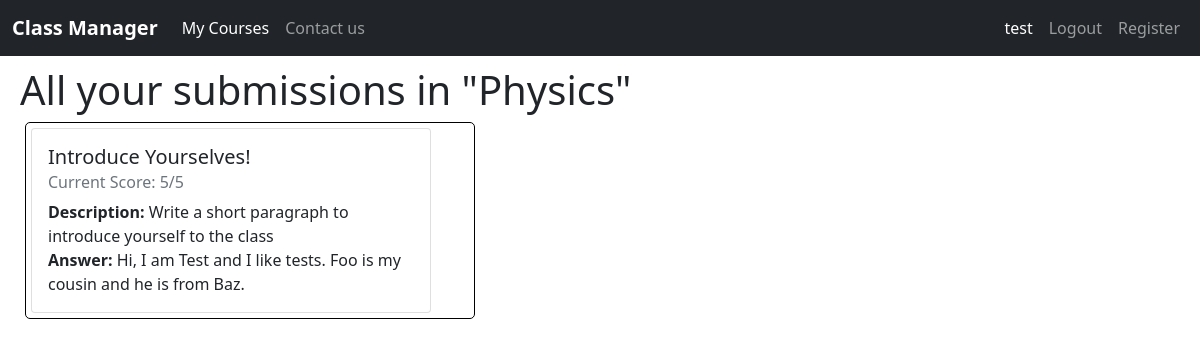
/view/submissions/1 (signed in), run on the app's committed database.
### classmanager/models.py (models this page shows, shortened)
class User(AbstractUser):
    is_student = models.BooleanField(default=False)
    is_instructor = models.BooleanField(default=False)

class Course(models.Model):
    instructor = models.ForeignKey(Instructor, on_delete=models.CASCADE)
    name = models.CharField(max_length=255, blank=False, default=None)
    is_active = models.BooleanField(default=True)
    date_created = models.DateTimeField(auto_now_add=True)
    DEPARTMENTS = [
        ("Math", "Math"), ("English", "English"),
        ("Science", "Science"), ("Technology", "Technology"),
        ("Law", "Law"), ("Art", "Art"),
        ("Business", "Business"), ("Health", "Health")
    ]
    department = models.CharField(max_length=20, choices=DEPARTMENTS, default="Other")
    description = models.TextField(max_length=1000, default=None, blank=True)
    credits = models.PositiveIntegerField(default=2)
    length = models.PositiveIntegerField(default=10)

class Submission(models.Model):
    assignment = models.ForeignKey(Assignment, on_delete=models.CASCADE)
    student = models.ForeignKey(Student, on_delete=models.CASCADE)
    score = models.PositiveIntegerField(default=0)
    text = models.TextField(max_length=1000)
    date_submitted = models.DateField(auto_now_add=True)

class Assignment(models.Model):
    title = models.TextField(max_length=255, blank=False)
    course = models.ForeignKey(Course, on_delete=models.CASCADE)
    file_url = models.URLField(blank=True, max_length=200)
    description = models.TextField(max_length=1000, blank=True)
    date_created = models.DateField(auto_now_add=True)
    due_date = models.DateField(blank=False, default=date.today() + timedelta(days=3))
    points = models.PositiveIntegerField(default=1)

### classmanager/views.py (the view)
# urls.py: path("view/submissions/<int:course_id>", views.view_all_submissions, name="view-all-submissions"),
@login_required
def view_all_submissions(request, course_id):
    context = {}
    if not request.user.is_student:
        context["failure_message"] = "Sorry you cannot access this page"
        return render(request, "classmanager/failure.html", context)
    try:
        course = Course.objects.get(pk=course_id)
        student = Student.objects.get(pk=request.user)
        submissions = Submission.objects.filter(assignment__course=course, student=student).order_by("-date_submitted")
    except Course.DoesNotExist or Student.DoesNotExist:
        context["failure_message"] = "Sorry but records do not exist for this student/course"
        return render(request, "classmanager/failure.html", context)
    else:
        context["course"] = course
        context["student"] = student
        context["submissions"] = submissions
        return render(request, "classmanager/view_all_submissions.html", context)

### classmanager/templates/classmanager/view_all_submissions.html
{% extends "classmanager/layout.html" %}
{% block body %}
<h1>All your submissions in "{{course.name}}"</h1>
<div class="course-section">
  {% for submission in submissions %}
  <div class="card" style="max-width: 400px;">
    <div class="card-body">
      <h5 class="card-title">{{submission.assignment.title}}</h5>
      <h6 class="card-subtitle mb-2 text-muted">Current Score: {{submission.score}}/{{submission.assignment.points}}</h6>
      <p class="card-text">
        <strong>Description:</strong> {{submission.assignment.description}} <br>
        <strong>Answer:</strong> {{submission.text}} <br>
      </p>
    </div>
  </div>
  {% empty %}
  <div class="card">
    <div class="card-body">
      You have not yet submitted anything in this class.
    </div>
  </div>
  {% endfor %}
</div>
{% endblock body %}

### classmanager/templates/classmanager/layout.html (shortened to what this page needs)
{% load static %}
<!DOCTYPE html>
<html lang="en">
<head>
    <link rel="stylesheet" href="{% static 'classmanager/styles.css' %}">
    <link href="https://cdn.jsdelivr.net/npm/bootstrap@5.0.2/dist/css/bootstrap.min.css" rel="stylesheet"
>
</head>
<body>
    <nav class="navbar navbar-expand-lg navbar-dark bg-dark">
        <div class="container-fluid">
            <a class="navbar-brand" href="{% url 'index' %}"><b>Class Manager</b></a>
            <div class="collapse navbar-collapse justify-content-between" id="navbarNavAltMarkup">
                <div class="navbar-nav">
                    {% block left-nav %}
                    {% if user.is_student %}
                    <a class="nav-link active" aria-current="page" href="{% url 'view-joined-courses' %}">My Courses</a>
                    {% endif %}
                    {% endblock left-nav %}
                    <a class="nav-link" href="{% url 'contact_us' %}">Contact us</a>
                </div>
            </div>
            <div class="collapse navbar-collapse justify-content-end" id="navbarNavAltMarkup">
                <div class="navbar-nav">
                    {% if user.is_authenticated %}
                    <a class="nav-link active" aria-current="page"
                        href="{% url 'view-my-profile' %}">{{user.username}}</a>
                    <a class="nav-link" href="{% url 'logout' %}">Logout</a>
                    {% else %}
                    <a class="nav-link" href="{% url 'login' %}">Login</a>
                    {% endif %}
                    {% block right-nav %}
                    <a class="nav-link" href="{% url 'register' %}">Register</a>
                    {% endblock right-nav %}
                </div>
            </div>
        </div>
    </nav>
    <div class="main-container">
        {% block body%}
        {% endblock body%}
    </div>
</body>
</html>

### classmanager/static/classmanager/styles.css (style rules this page uses)
.main-container { margin: 10px 20px 10px 20px; }
.course-section { border-radius: 5px; border: 1px solid black; padding: 5px; max-width: 450px; margin: 5px; }

### data on the page
User: username "test"
Course: name "Physics"
Submission: assignment "Introduce Yourselves!", score "5", assignment.points "5", assignment.description "Write a short paragraph to introduce yourself to the class", text "Hi, I am Test and I like tests. Foo is my cousin and he is from Baz."
